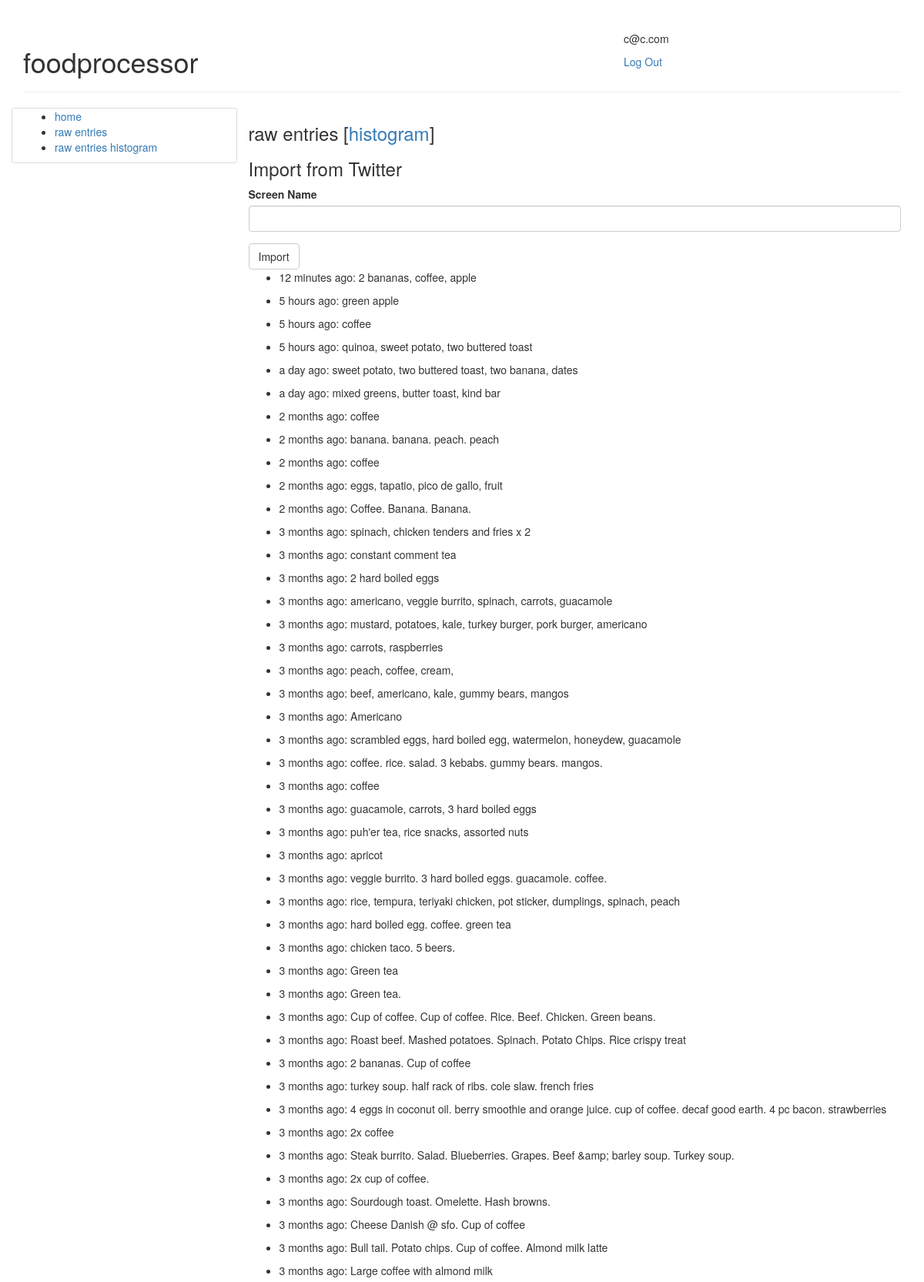
Screenshot of /raw_entries (signed in, upper part) with the database file from the repository.
### models.py (models this page shows, shortened)
class User(UserMixin, db.Model):
  __tablename__ = 'users'
  id = db.Column(db.Integer, primary_key=True)
  email = db.Column(db.String(256), unique=True)
  password_hash = db.Column(db.String(128))
  raw_entries = db.relationship('RawEntry', backref='user')
  @property
  def password(self):
    raise AttributeError("Password is not stored")

class RawEntry(db.Model):
  __tablename__ = 'raw_entries'
  id = db.Column(db.Integer, primary_key=True)
  content = db.Column(db.String(1024))
  at = db.Column(db.DateTime)
  user_id = db.Column(db.Integer, db.ForeignKey('users.id'))

### web.py (the view)
@app.route('/raw_entries')
@login_required
def raw_entries():
  import_form = ImportFromTwitterForm()
  return render_template('raw_entries.html', import_form=import_form)

### forms.py
class ImportFromTwitterForm(Form):
  screen_name = TextField('Screen Name', validators=[Required(), Length(1, 255)])
  submit = SubmitField('Import')

### models.py (called while the page is built)
@login_manager.user_loader
def load_user(user_id):
  return User.query.get(int(user_id))

### templates/raw_entries.html (shortened to what this page needs)
{% extends "base.html" %}
{% import "bootstrap/wtf.html" as wtf %}
{% block my_content %}
<h3>raw entries [<a href="{{ url_for('raw_entries_histogram') }}">histogram</a>]</h3>
<div>
<h3>Import from Twitter</h3>
<form action="{{ url_for('import_from_twitter') }}" method="post">
  {{ wtf.quick_form(import_form) }}
</form>
</div>
<ul>
{% for entry in current_user.raw_entries %}
<li>
<p>{{ moment(entry.at).fromNow() }}: {{ entry.content }}</p>
</li>
{% endfor %}
</ul>
{% endblock %}

### templates/base.html (shortened to what this page needs)
{% extends "bootstrap/base.html" %}
{% block head %}
{{ super() }}
<link rel="stylesheet" type="text/css" href="http://127.0.0.1:5000/static/stylesheet.css">
{% endblock %}
{% block body %}
<div class="container">
    <div class="page-header">
      <div class="row">
        <div class="col-md-8"><h1>foodprocessor</h1></div>
        <div class="col-md-4">
        {% if current_user.is_authenticated %}
        <p>{{ current_user.email }}</p>
        <p><a href="{{ url_for('logout') }}">Log Out</a></p>
        {% else %}
        <a href="{{ url_for('login') }}">Log In</a>
        {% endif %}
        </div>
      </div>
    </div>
    <div class="row">
    <div class="col-md-3 border">
    {% block menu_left %}
    <ul>
        <li><a href="{{ url_for('home') }}">home</a></li>
        {% if current_user.is_authenticated %}
        <li><a href="{{ url_for('raw_entries') }}">raw entries</a>
            <li><a href="{{ url_for('raw_entries_histogram') }}">raw entries histogram</a>
        </li>
        {% endif %}
    </ul>
    {% endblock %}
    </div>
    <div class="col-md-9">
    {% block my_content %}
    {% endblock %}
    </div>
    </div>
</div>
{% endblock %}

### static/stylesheet.css (style rules this page uses)
.border { border-radius: 3px; border: 2px solid #ddd; border-width: 1px; }

### rows the page displays
User: email "c@c.com"
RawEntry: at "12 minutes ago", content "2 bananas, coffee, apple"
RawEntry: at "5 hours ago", content "green apple"
RawEntry: at "5 hours ago", content "coffee"
RawEntry: at "5 hours ago", content "quinoa, sweet potato, two buttered toast"
RawEntry: at "a day ago", content "sweet potato, two buttered toast, two banana, dates"
RawEntry: at "a day ago", content "mixed greens, butter toast, kind bar"
RawEntry: at "2 months ago", content "coffee"
RawEntry: at "2 months ago", content "banana. banana. peach. peach"
RawEntry: at "2 months ago", content "coffee"
RawEntry: at "2 months ago", content "eggs, tapatio, pico de gallo, fruit"
RawEntry: at "2 months ago", content "Coffee. Banana. Banana."
RawEntry: at "3 months ago", content "spinach, chicken tenders and fries x 2"
RawEntry: at "3 months ago", content "constant comment tea"
RawEntry: at "3 months ago", content "2 hard boiled eggs"
RawEntry: at "3 months ago", content "americano, veggie burrito, spinach, carrots, guacamole"
RawEntry: at "3 months ago", content "mustard, potatoes, kale, turkey burger, pork burger, americano"
RawEntry: at "3 months ago", content "carrots, raspberries"
RawEntry: at "3 months ago", content "peach, coffee, cream,"
RawEntry: at "3 months ago", content "beef, americano, kale, gummy bears, mangos"
RawEntry: at "3 months ago", content "Americano"
RawEntry: at "3 months ago", content "scrambled eggs, hard boiled egg, watermelon, honeydew, guacamole"
RawEntry: at "3 months ago", content "coffee. rice. salad. 3 kebabs. gummy bears. mangos."
RawEntry: at "3 months ago", content "coffee"
RawEntry: at "3 months ago", content "guacamole, carrots, 3 hard boiled eggs"
RawEntry: at "3 months ago", content "puh'er tea, rice snacks, assorted nuts"
RawEntry: at "3 months ago", content "apricot"
RawEntry: at "3 months ago", content "veggie burrito. 3 hard boiled eggs. guacamole. coffee."
RawEntry: at "3 months ago", content "rice, tempura, teriyaki chicken, pot sticker, dumplings, spinach, peach"
RawEntry: at "3 months ago", content "hard boiled egg. coffee. green tea"
RawEntry: at "3 months ago", content "chicken taco. 5 beers."
RawEntry: at "3 months ago", content "Green tea"
RawEntry: at "3 months ago", content "Green tea."
RawEntry: at "3 months ago", content "Cup of coffee. Cup of coffee. Rice. Beef. Chicken. Green beans."
RawEntry: at "3 months ago", content "Roast beef. Mashed potatoes. Spinach. Potato Chips. Rice crispy treat"
RawEntry: at "3 months ago", content "2 bananas. Cup of coffee"
RawEntry: at "3 months ago", content "turkey soup. half rack of ribs. cole slaw. french fries"
RawEntry: at "3 months ago", content "4 eggs in coconut oil. berry smoothie and orange juice. cup of coffee. decaf good earth. 4 pc bacon. strawberries"
RawEntry: at "3 months ago", content "2x coffee"
RawEntry: at "3 months ago", content "Steak burrito. Salad. Blueberries. Grapes. Beef &amp; barley soup. Turkey soup."
RawEntry: at "3 months ago", content "2x cup of coffee."
RawEntry: at "3 months ago", content "Sourdough toast. Omelette. Hash browns."
RawEntry: at "3 months ago", content "Cheese Danish @ sfo. Cup of coffee"
RawEntry: at "3 months ago", content "Bull tail. Potato chips. Cup of coffee. Almond milk latte"
RawEntry: at "3 months ago", content "Large coffee with almond milk"
